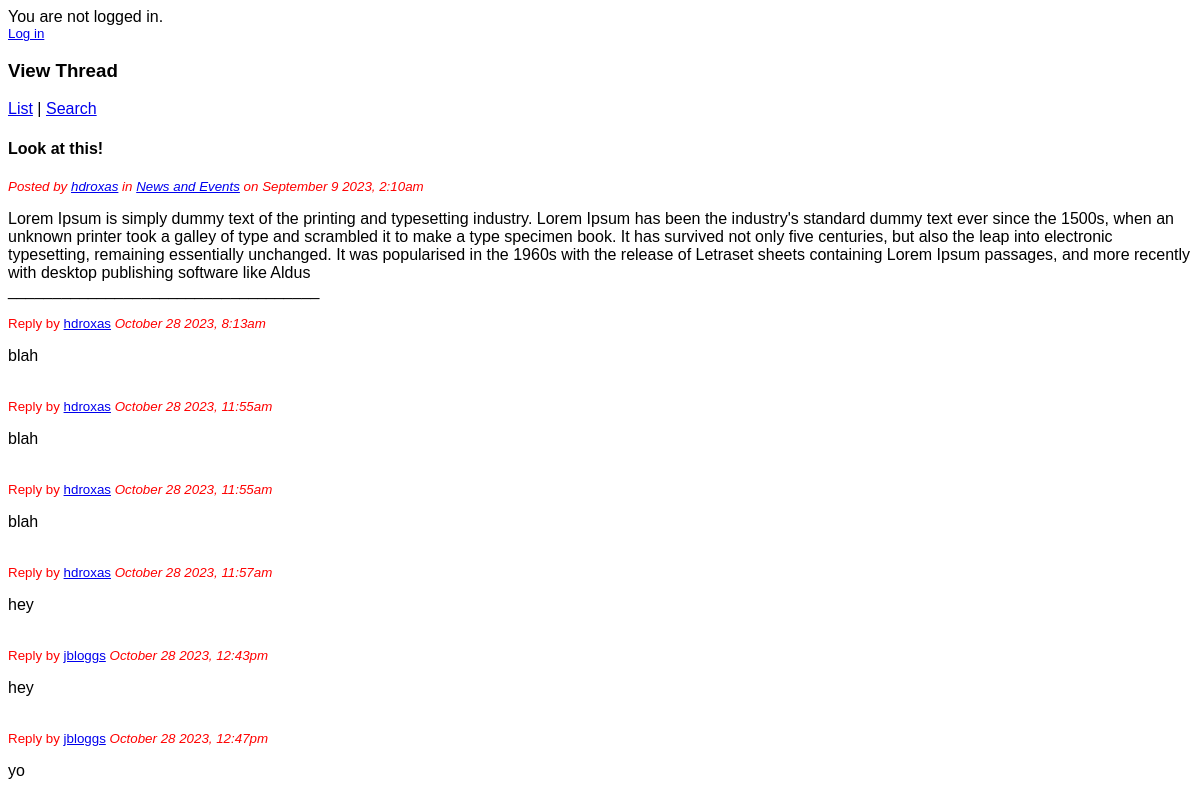
Page /view_thread.php?id=7 on the committed database.
### tables this page shows
CREATE TABLE `thread` (
  `thread_id` int(11) NOT NULL,
  `username` varchar(20) NOT NULL,
  `forum_id` tinyint(4) UNSIGNED NOT NULL,
  `title` varchar(100) NOT NULL,
  `content` varchar(40000) NOT NULL,
  `post_date` timestamp NOT NULL DEFAULT current_timestamp() ON UPDATE current_timestamp()
);

CREATE TABLE `forum` (
  `forum_id` tinyint(4) UNSIGNED NOT NULL,
  `forum_name` varchar(50) NOT NULL
);

CREATE TABLE `reply` (
  `reply_id` int(11) NOT NULL,
  `username` varchar(20) NOT NULL,
  `thread_id` int(11) NOT NULL,
  `content` varchar(10000) NOT NULL,
  `post_date` timestamp NOT NULL DEFAULT current_timestamp() ON UPDATE current_timestamp()
);

### view_thread.php (the view, shortened to what this page needs)
<?php
  require 'db_connect.php';
  $stmt = $db->prepare("SELECT * FROM thread
                        AS t JOIN forum as f ON t.forum_id = f.forum_id
                        WHERE thread_id = ?");
  $stmt->execute( [$_GET['id']] );
  $thread = $stmt->fetch();
  if (isset($_SESSION['uname'])) {
    echo '<p>Welcome, '.$_SESSION['uname'].' ('.$_SESSION['level'].').';
    echo '<br /><small><a href="logout.php">Log out</a></small></p>';
  }
  else {
    echo '<p>You are not logged in.';
    echo '<br /><small><a href="login.php">Log in</a></small></p>';
  }
?>
<!DOCTYPE html>
<html>
  <head>
    <link rel="stylesheet" type="text/css" href="forum_stylesheet.css" />
  </head>
  <body>
    <h3>View Thread</h3>
    <p><a href="list_threads.php">List</a> | <a href="search_threads.php">Search</a>
    </p>
		<?php
      echo '<h4>'.nl2br(htmlentities($thread['title'])).'</h4>';
      echo '<p><small><em>Posted by <a href="view_profile.php?username='.$thread['username'].'">'.$thread['username'].'</a>';
      echo ' in <a href="list_threads.php?forum='.$thread['forum_id'].'">'.$thread['forum_name'].'</a>';
      echo ' on '.date('F j o\, g:ia', strtotime($thread['post_date'])).'</em></small>';
      echo '</small></p>';
      echo '<p>'.nl2br(htmlentities($thread['content'])).'<br>___________________________________</p>';
      $stmt = $db->prepare("SELECT * FROM reply WHERE thread_id = ?");
      $stmt->execute([$_GET['id']]);
      $result_data = $stmt->fetchAll();
      if (count($result_data) > 0) {
        foreach($result_data as $row) {
          echo '<div><small>Reply by <a href="view_profile.php?username='.$row['username'].'">'.nl2br(htmlentities($row['username'])).'</a>';
          echo '<em> '.date('F j o\, g:ia', strtotime($row['post_date'])).'</em></small>';
          echo '<p>'.nl2br(htmlentities($row['content'])).'</p><br>';
        }
      }
    ?>
  </body>
</html>

### forum_stylesheet.css (style rules this page uses)
* { font-family: Arial }
small { color: #FF0000; }

### rows in the picture
thread: title "Look at this!", username "hdroxas", forum.forum_name "News and Events", post_date "September 9 2023, 2:10am", content "Lorem Ipsum is simply dummy text of the printing and typesetting industry. Lorem Ipsum has been the industry's standard dummy text ever since the 1500s, when an unknown printer took a galley of type and scrambled it to make a type specimen book. It has survived not only five centuries, but also the leap into electronic typesetting, remaining essentially unchanged. It was popularised in the 1960s with the release of Letraset sheets containing Lorem Ipsum passages, and more recently with desktop publishing software like Aldus"
reply: username "hdroxas", post_date "October 28 2023, 8:13am", content "blah"
reply: username "hdroxas", post_date "October 28 2023, 11:55am", content "blah"
reply: username "hdroxas", post_date "October 28 2023, 11:55am", content "blah"
reply: username "hdroxas", post_date "October 28 2023, 11:57am", content "hey"
reply: username "jbloggs", post_date "October 28 2023, 12:43pm", content "hey"
reply: username "jbloggs", post_date "October 28 2023, 12:47pm", content "yo"
